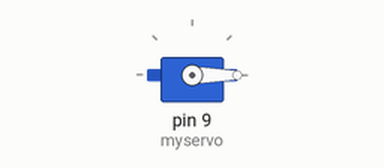
The sketch below on a simulated Arduino Uno, built with avr-gcc and run on an emulated ATmega328P. Shown: servo.

Above: at 0.05 s.
At 0.75 s:
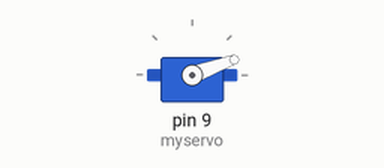
At 1.5 s:
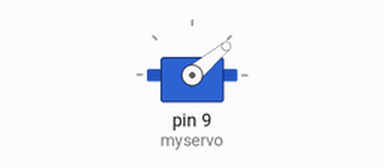
At 3.0 s:
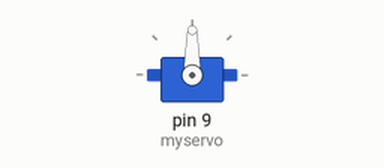
Timing chart, 0 to 6.9 s (numbered marks = the images above):
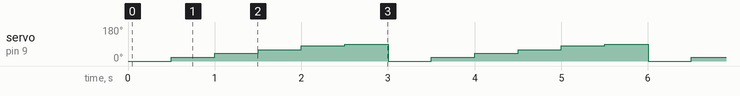

Measured:
- by itself, servo on pin 9 (myservo): repeats every 3.0 s: 40° 0.50 s, 60° 0.50 s, 80° 0.50 s, 90° 0.50 s, 0° 0.50 s, 20° 0.50 s

The sketch:

servo.ino
```cpp
#include <Servo.h>
Servo myservo;
void setup(){
  myservo.attach(9);
}
void loop()
{
  myservo.write(0);
  delay(500);
  myservo.write(20);
  delay(500);
  myservo.write(40);
  delay(500);
  myservo.write(60);
  delay(500);
  myservo.write(80);
  delay(500);
  myservo.write(90);
  delay(500);
}
```
